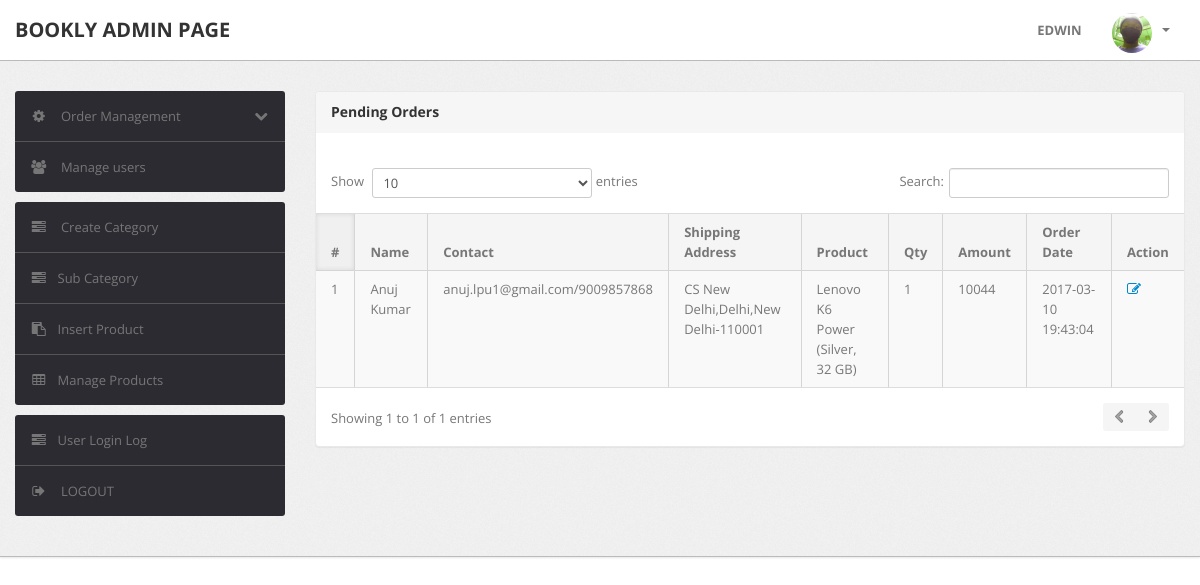
Page /admin/delivered-orders.php (signed in) on the earlier database version.
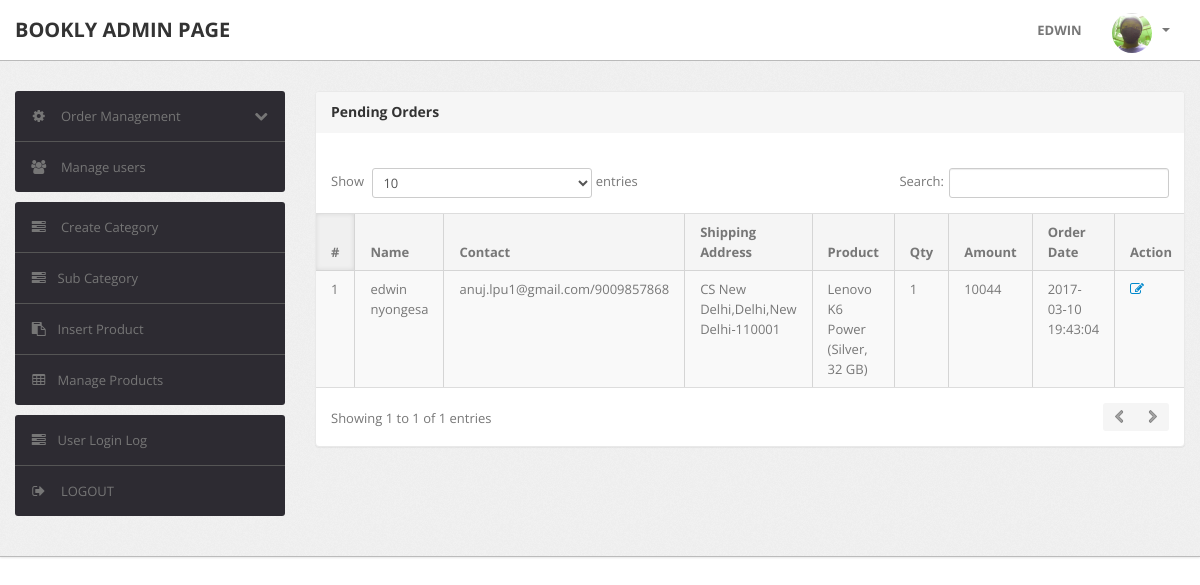
Same page on the later database version.
### tables this page shows
CREATE TABLE `orders` (
  `id` int(11) NOT NULL,
  `userId` int(11) DEFAULT NULL,
  `productId` varchar(255) DEFAULT NULL,
  `quantity` int(11) DEFAULT NULL,
  `orderDate` timestamp NOT NULL DEFAULT CURRENT_TIMESTAMP,
  `paymentMethod` varchar(50) DEFAULT NULL,
  `orderStatus` varchar(55) DEFAULT NULL
);

CREATE TABLE `users` (
  `id` int(11) NOT NULL,
  `name` varchar(255) DEFAULT NULL,
  `email` varchar(255) DEFAULT NULL,
  `contactno` bigint(11) DEFAULT NULL,
  `password` varchar(255) DEFAULT NULL,
  `shippingAddress` longtext,
  `shippingState` varchar(255) DEFAULT NULL,
  `shippingCity` varchar(255) DEFAULT NULL,
  `shippingPincode` int(11) DEFAULT NULL,
  `billingAddress` longtext,
  `billingState` varchar(255) DEFAULT NULL,
  `billingCity` varchar(255) DEFAULT NULL,
  `billingPincode` int(11) DEFAULT NULL,
  `regDate` timestamp NOT NULL DEFAULT CURRENT_TIMESTAMP,
  `updationDate` varchar(255) DEFAULT NULL
);

CREATE TABLE `products` (
  `id` int(11) NOT NULL,
  `category` int(11) NOT NULL,
  `subCategory` int(11) DEFAULT NULL,
  `productName` varchar(255) DEFAULT NULL,
  `productCompany` varchar(255) DEFAULT NULL,
  `productPrice` int(11) DEFAULT NULL,
  `productPriceBeforeDiscount` int(11) DEFAULT NULL,
  `productDescription` longtext,
  `productImage1` varchar(255) DEFAULT NULL,
  `productImage2` varchar(255) DEFAULT NULL,
  `productImage3` varchar(255) DEFAULT NULL,
  `shippingCharge` int(11) DEFAULT NULL,
  `productAvailability` varchar(255) DEFAULT NULL,
  `postingDate` timestamp NULL DEFAULT CURRENT_TIMESTAMP,
  `updationDate` varchar(255) DEFAULT NULL
);

### admin/delivered-orders.php (the view, shortened to what this page needs)
<?php
include('include/config.php');
if (strlen($_SESSION['alogin']) == 0) {
	header('location:index.php');
} else {
?>
	<!DOCTYPE html>
	<html lang="en">
	<head>
		<link type="text/css" href="bootstrap/css/bootstrap.min.css" rel="stylesheet">
		<link type="text/css" href="bootstrap/css/bootstrap-responsive.min.css" rel="stylesheet">
		<link type="text/css" href="css/theme.css" rel="stylesheet">
		<link type="text/css" href="images/icons/css/font-awesome.css" rel="stylesheet">
	</head>
	<body>
		<?php include('include/header.php'); ?>
		<div class="wrapper">
			<div class="container">
				<div class="row">
					<?php include('include/sidebar.php'); ?>
					<div class="span9">
						<div class="content">
							<div class="module">
								<div class="module-head">
									<h3>Pending Orders</h3>
								</div>
								<div class="module-body table">
									<br />
									<table cellpadding="0" cellspacing="0" border="0" class="datatable-1 table table-bordered table-striped	 display table-responsive">
										<thead>
											<tr>
												<th>#</th>
												<th> Name</th>
												<th width="50">Contact</th>
												<th>Shipping Address</th>
												<th>Product </th>
												<th>Qty </th>
												<th>Amount </th>
												<th>Order Date</th>
												<th>Action</th>
											</tr>
										</thead>
										<tbody>
											<?php
											$st = 'Delivered';
											$query = mysqli_query($con, "select users.name as username,users.email as useremail,users.contactno as usercontact,users.shippingAddress as shippingaddress,users.shippingCity as shippingcity,users.shippingState as shippingstate,users.shippingPincode as shippingpincode,products.productName as productname,products.shippingCharge as shippingcharge,orders.quantity as quantity,orders.orderDate as orderdate,products.productPrice as productprice,orders.id as id  from orders join users on  orders.userId=users.id join products on products.id=orders.productId where orders.orderStatus='$st'");
											$cnt = 1;
											while ($row = mysqli_fetch_array($query)) {
											?>
												<tr>
													<td><?php echo htmlentities($cnt); ?></td>
													<td><?php echo htmlentities($row['username']); ?></td>
													<td><?php echo htmlentities($row['useremail']); ?>/<?php echo htmlentities($row['usercontact']); ?></td>
													<td><?php echo htmlentities($row['shippingaddress'] . "," . $row['shippingcity'] . "," . $row['shippingstate'] . "-" . $row['shippingpincode']); ?></td>
													<td><?php echo htmlentities($row['productname']); ?></td>
													<td><?php echo htmlentities($row['quantity']); ?></td>
													<td><?php echo htmlentities($row['quantity'] * $row['productprice'] + $row['shippingcharge']); ?></td>
													<td><?php echo htmlentities($row['orderdate']); ?></td>
													<td> <a href="updateorder.php?oid=<?php echo htmlentities($row['id']); ?>" title="Update order" target="_blank"><i class="icon-edit"></i></a>
													</td>
												</tr>
											<?php $cnt = $cnt + 1;
											} ?>
										</tbody>
									</table>
								</div>
							</div>
						</div>
					</div>
				</div>
			</div>
		</div>
	</body>
<?php } ?>

Differences in the rows shown:
changed through a linked row, orders "anuj.lpu1@gmail.com": userId.name "Anuj Kumar" → "edwin nyongesa"
